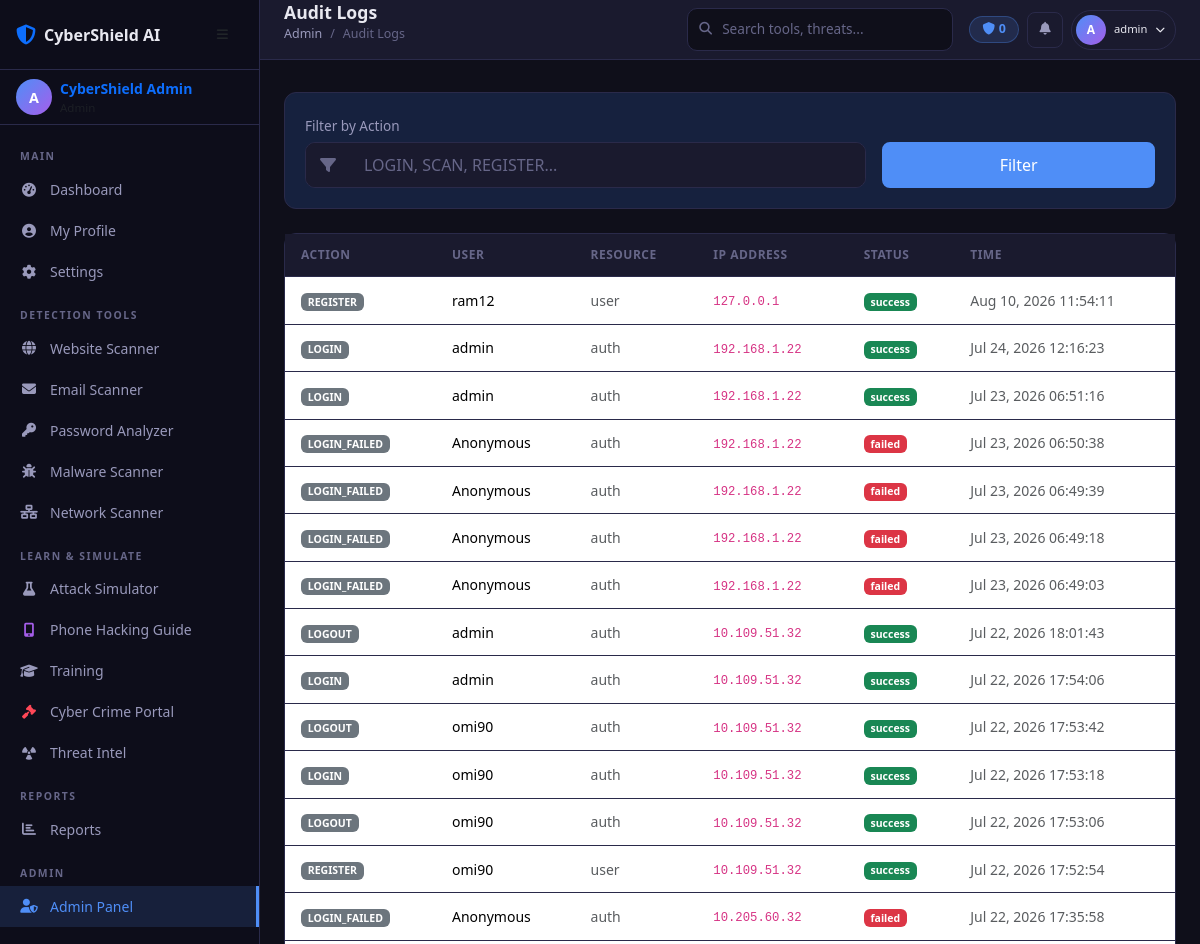
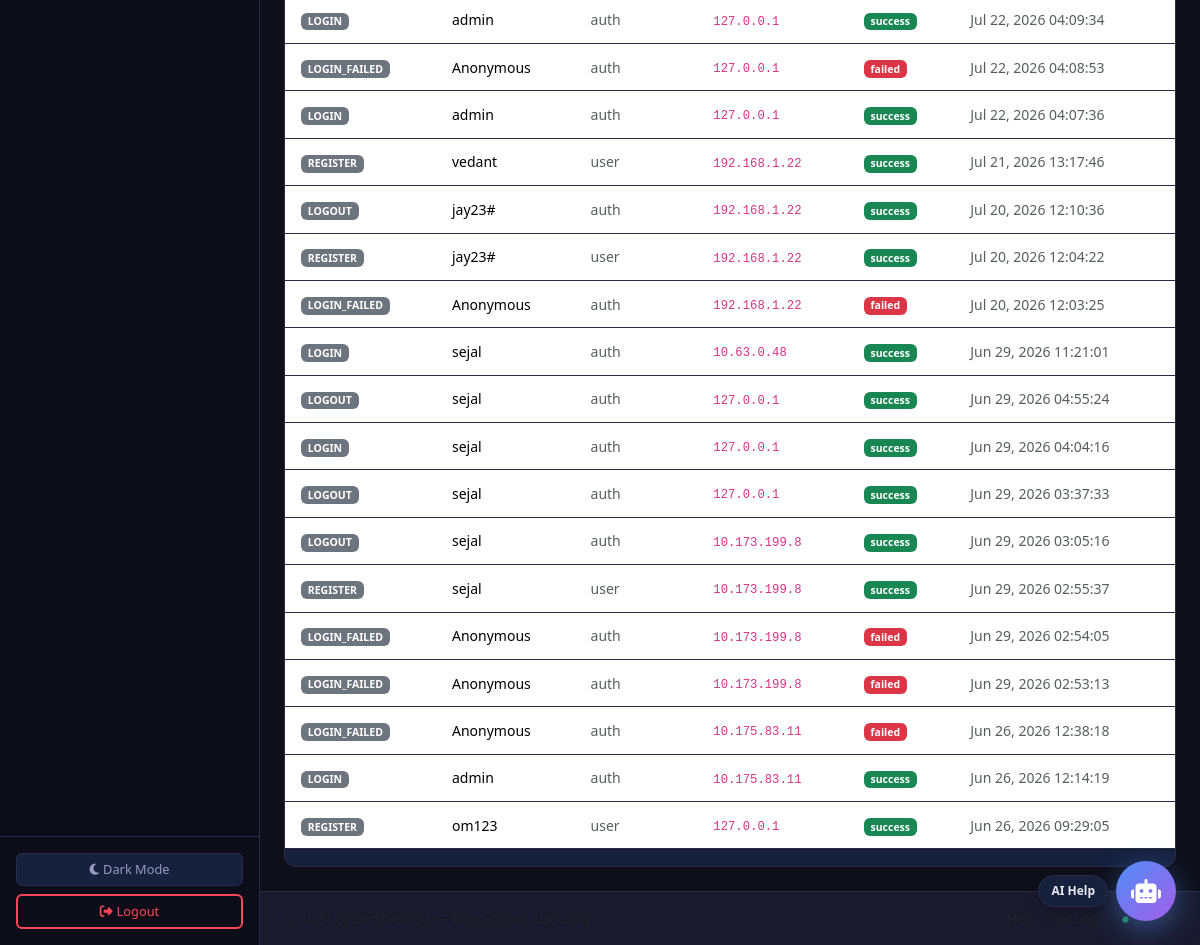
The page /admin/logs (signed in) on the database its author committed (2 pictures, top to bottom).
### models/user.py (models this page shows, shortened)
class User(UserMixin, db.Model):
    __tablename__ = 'users'
    id = db.Column(db.Integer, primary_key=True)
    username = db.Column(db.String(80), unique=True, nullable=False, index=True)
    email = db.Column(db.String(120), unique=True, nullable=False, index=True)
    full_name = db.Column(db.String(150))
    password_hash = db.Column(db.String(256), nullable=False)
    role_id = db.Column(db.Integer, db.ForeignKey('roles.id'), nullable=False)
    is_active = db.Column(db.Boolean, default=True)
    is_verified = db.Column(db.Boolean, default=False)
    otp_secret = db.Column(db.String(32))
    otp_expiry = db.Column(db.DateTime)
    avatar = db.Column(db.String(200), default='default_avatar.png')
    bio = db.Column(db.Text)
    created_at = db.Column(db.DateTime, default=datetime.utcnow)
    last_login = db.Column(db.DateTime)
    login_count = db.Column(db.Integer, default=0)
    cyber_score = db.Column(db.Integer, default=0)
    training_progress = db.Column(db.Integer, default=0)
    scan_history = db.relationship('ScanHistory', backref='user', lazy='dynamic', cascade='all, delete-orphan')
    audit_logs = db.relationship('AuditLog', backref='user', lazy='dynamic', cascade='all, delete-orphan')
    quiz_results = db.relationship('QuizResult', backref='user', lazy='dynamic', cascade='all, delete-orphan')
    certificates = db.relationship('Certificate', backref='user', lazy='dynamic', cascade='all, delete-orphan')
    def is_admin(self):
        return self.role.name == 'admin'

class AuditLog(db.Model):
    __tablename__ = 'audit_logs'
    id = db.Column(db.Integer, primary_key=True)
    user_id = db.Column(db.Integer, db.ForeignKey('users.id'), nullable=True)
    action = db.Column(db.String(100), nullable=False)
    resource = db.Column(db.String(100))
    ip_address = db.Column(db.String(45))
    user_agent = db.Column(db.String(300))
    details = db.Column(db.JSON)
    status = db.Column(db.String(20), default='success')
    created_at = db.Column(db.DateTime, default=datetime.utcnow)

### routes/admin.py (the view)
@admin_bp.route('/logs')
@login_required
@admin_required
def logs():
    page = request.args.get('page', 1, type=int)
    action_filter = request.args.get('action', '')
    query = AuditLog.query
    if action_filter:
        query = query.filter(AuditLog.action.ilike(f'%{action_filter}%'))
    logs_page = query.order_by(AuditLog.created_at.desc()).paginate(page=page, per_page=50, error_out=False)
    return render_template('admin/logs.html', logs=logs_page, action_filter=action_filter)

### database.py (called while the page is built)
def init_extensions(app):
    db.init_app(app)
    login_manager.init_app(app)
    mail.init_app(app)
    jwt.init_app(app)
    cors.init_app(app, resources={r"/api/*": {"origins": "*"}})
    login_manager.login_view = 'auth.login'
    login_manager.login_message_category = 'info'
    from models.user import User
    @login_manager.user_loader
    def load_user(user_id):
        return User.query.get(int(user_id))
    @jwt.token_in_blocklist_loader
    def check_if_token_revoked(jwt_header, jwt_payload):
        from models.user import RevokedToken
        jti = jwt_payload['jti']
        return RevokedToken.query.filter_by(jti=jti).first() is not None

### routes/admin.py (called while the page is built)
def admin_required(f):
    @wraps(f)
    def decorated(*args, **kwargs):
        if not current_user.is_authenticated or not current_user.is_admin():
            if request.is_json or request.headers.get('X-Requested-With') == 'XMLHttpRequest':
                return jsonify({'error': 'Admin access required'}), 403
            return render_template('errors/403.html'), 403
        return f(*args, **kwargs)
    return decorated

### templates/admin/logs.html (shortened to what this page needs)
{% extends 'base.html' %}
{% from 'partials/_macros.html' import breadcrumb, pagination, empty_state %}
{% block page_title %}Audit Logs{% endblock %}
{% block breadcrumb %}{{ breadcrumb([('Admin', url_for('admin.index')), ('Audit Logs', '#')]) }}{% endblock %}
{% block content %}
<div class="card mb-4">
  <div class="card-body">
    <form method="GET" class="row g-3 align-items-end">
      <div class="col-md-8">
        <label class="form-label">Filter by Action</label>
        <div class="input-group">
          <span class="input-group-text"><i class="fas fa-filter"></i></span>
          <input type="text" name="action" class="form-control" value="{{ action_filter }}" placeholder="LOGIN, SCAN, REGISTER...">
        </div>
      </div>
      <div class="col-md-4">
        <button type="submit" class="btn btn-primary w-100">Filter</button>
      </div>
    </form>
  </div>
</div>
<div class="card">
  <div class="card-body p-0">
    <div class="table-responsive">
      <table class="table mb-0">
        <thead><tr><th>Action</th><th>User</th><th>Resource</th><th>IP Address</th><th>Status</th><th>Time</th></tr></thead>
        <tbody>
          {% for log in logs.items %}
          <tr>
            <td><span class="badge bg-secondary">{{ log.action }}</span></td>
            <td class="small">{{ log.user.username if log.user else 'Anonymous' }}</td>
            <td class="small text-muted">{{ log.resource or '-' }}</td>
            <td><code class="small">{{ log.ip_address or '-' }}</code></td>
            <td><span class="badge {% if log.status == 'success' %}bg-success{% else %}bg-danger{% endif %}">{{ log.status }}</span></td>
            <td class="text-muted small">{{ log.created_at.strftime('%b %d, %Y %H:%M:%S') }}</td>
          </tr>
          {% else %}
          <tr><td colspan="6">{{ empty_state('fa-scroll', 'No logs', 'Audit logs will appear here.') }}</td></tr>
          {% endfor %}
        </tbody>
      </table>
    </div>
  </div>
  <div class="card-footer">{{ pagination(logs, 'admin.logs', {'action': action_filter}) }}</div>
</div>
{% endblock %}

### templates/base.html (shortened to what this page needs)
<!DOCTYPE html>
<html lang="en" data-theme="dark">
<head>
  <link rel="stylesheet" href="https://cdnjs.cloudflare.com/ajax/libs/bootstrap/5.3.2/css/bootstrap.min.css">
  <link rel="stylesheet" href="https://cdnjs.cloudflare.com/ajax/libs/font-awesome/6.5.0/css/all.min.css">
  <link rel="stylesheet" href="https://cdnjs.cloudflare.com/ajax/libs/animate.css/4.1.1/animate.min.css">
  <link rel="stylesheet" href="{{ url_for('static', filename='css/main.css') }}">
</head>
<body>
{% if current_user.is_authenticated %}
<aside class="sidebar" id="sidebar" aria-label="Main navigation">
  <div class="sidebar-brand">
    <a href="{{ url_for('dashboard.index') }}" class="d-flex align-items-center text-decoration-none">
      <i class="fas fa-shield-halved fa-lg me-2 text-primary"></i>
      <span class="brand-text fw-bold">CyberShield AI</span>
    </a>
    <button class="btn btn-sm sidebar-toggle ms-auto" id="sidebarToggle" aria-label="Toggle sidebar">
      <i class="fas fa-bars"></i>
    </button>
  </div>
  <div class="sidebar-user px-3 py-2">
    <a href="{{ url_for('auth.profile') }}" class="d-flex align-items-center text-decoration-none sidebar-user-link">
      <div class="user-avatar me-2">
        <span class="avatar-circle">{{ current_user.username[0] | upper }}</span>
      </div>
      <div class="user-info">
        <div class="fw-semibold small text-truncate">{{ current_user.full_name or current_user.username }}</div>
        <div class="text-muted" style="font-size:0.72rem">{{ current_user.role.name | title }}</div>
      </div>
    </a>
  </div>
  <nav class="sidebar-nav mt-2">
    <div class="nav-section-label">MAIN</div>
    <a href="{{ url_for('dashboard.index') }}" class="nav-item {% if request.endpoint and 'dashboard' in request.endpoint %}active{% endif %}" data-bs-toggle="tooltip" data-bs-placement="right" title="Dashboard">
      <i class="fas fa-gauge-high nav-icon"></i><span>Dashboard</span>
    </a>
    <a href="{{ url_for('auth.profile') }}" class="nav-item {% if request.endpoint == 'auth.profile' %}active{% endif %}" data-bs-toggle="tooltip" data-bs-placement="right" title="My Profile">
      <i class="fas fa-user-circle nav-icon"></i><span>My Profile</span>
    </a>
    <a href="{{ url_for('auth.settings') }}" class="nav-item {% if request.endpoint == 'auth.settings' %}active{% endif %}" data-bs-toggle="tooltip" data-bs-placement="right" title="Settings">
      <i class="fas fa-gear nav-icon"></i><span>Settings</span>
    </a>
    <div class="nav-section-label mt-2">DETECTION TOOLS</div>
    <a href="{{ url_for('website.index') }}" class="nav-item {% if request.endpoint and 'website' in request.endpoint %}active{% endif %}">
      <i class="fas fa-globe nav-icon"></i><span>Website Scanner</span>
    </a>
    <a href="{{ url_for('email.index') }}" class="nav-item {% if request.endpoint and 'email' in request.endpoint %}active{% endif %}">
      <i class="fas fa-envelope nav-icon"></i><span>Email Scanner</span>
    </a>
    <a href="{{ url_for('password.index') }}" class="nav-item {% if request.endpoint and 'password' in request.endpoint %}active{% endif %}">
      <i class="fas fa-key nav-icon"></i><span>Password Analyzer</span>
    </a>
    <a href="{{ url_for('malware.index') }}" class="nav-item {% if request.endpoint and 'malware' in request.endpoint %}active{% endif %}">
      <i class="fas fa-bug nav-icon"></i><span>Malware Scanner</span>
    </a>
    <a href="{{ url_for('network.index') }}" class="nav-item {% if request.endpoint and 'network' in request.endpoint %}active{% endif %}">
      <i class="fas fa-network-wired nav-icon"></i><span>Network Scanner</span>
    </a>
    <div class="nav-section-label mt-2">LEARN & SIMULATE</div>
    <a href="{{ url_for('simulation.index') }}" class="nav-item {% if request.endpoint and 'simulation' in request.endpoint and request.endpoint != 'simulation.phone_hacking' %}active{% endif %}">
      <i class="fas fa-flask nav-icon"></i><span>Attack Simulator</span>
    </a>
    <a href="{{ url_for('simulation.phone_hacking') }}" class="nav-item {% if request.endpoint == 'simulation.phone_hacking' %}active{% endif %}">
      <i class="fas fa-mobile-screen-button nav-icon" style="color:var(--accent-purple)"></i><span>Phone Hacking Guide</span>
    </a>
    <a href="{{ url_for('training.index') }}" class="nav-item {% if request.endpoint and 'training' in request.endpoint and request.endpoint != 'training.cybercrime' %}active{% endif %}">
      <i class="fas fa-graduation-cap nav-icon"></i><span>Training</span>
    </a>
    <a href="{{ url_for('training.cybercrime') }}" class="nav-item {% if request.endpoint == 'training.cybercrime' %}active{% endif %}">
      <i class="fas fa-gavel nav-icon" style="color:var(--accent-danger)"></i><span>Cyber Crime Portal</span>
    </a>
    <a href="{{ url_for('threat.index') }}" class="nav-item {% if request.endpoint and 'threat' in request.endpoint %}active{% endif %}">
      <i class="fas fa-radiation nav-icon"></i><span>Threat Intel</span>
    </a>
    <div class="nav-section-label mt-2">REPORTS</div>
    <a href="{{ url_for('reports.index') }}" class="nav-item {% if request.endpoint and 'reports' in request.endpoint %}active{% endif %}">
      <i class="fas fa-chart-bar nav-icon"></i><span>Reports</span>
    </a>
    {% if current_user.is_admin() %}
    <div class="nav-section-label mt-2">ADMIN</div>
    <a href="{{ url_for('admin.index') }}" class="nav-item {% if request.endpoint and 'admin' in request.endpoint %}active{% endif %}">
      <i class="fas fa-user-shield nav-icon"></i><span>Admin Panel</span>
    </a>
    {% endif %}
  </nav>
  <div class="sidebar-footer">
    <button class="btn btn-sm w-100 mb-2 theme-toggle" id="themeToggle" title="Toggle dark/light mode">
      <i class="fas fa-moon me-1"></i><span>Dark Mode</span>
    </button>
    <a href="{{ url_for('auth.logout') }}" class="btn btn-sm btn-outline-danger w-100">
      <i class="fas fa-sign-out-alt me-1"></i>Logout
    </a>
  </div>
</aside>
<div class="main-content" id="mainContent">
{% else %}
<div class="full-page">
{% endif %}
  {% if current_user.is_authenticated %}
  <header class="top-navbar">
    <div class="d-flex align-items-center gap-2 flex-grow-1">
      <div class="navbar-title-group">
        <span class="page-title">{% block page_title %}{% endblock %}</span>
        {% block breadcrumb %}{% endblock %}
      </div>
    </div>
    <div class="navbar-search d-none d-md-flex">
      <input type="search" id="globalSearch" class="form-control form-control-sm" placeholder="Search tools, threats..." autocomplete="off">
    </div>
    <div class="navbar-actions d-flex align-items-center gap-2">
      <span class="badge cyber-score-badge d-none d-sm-inline-flex" data-bs-toggle="tooltip" title="Your cyber security score">
        <i class="fas fa-shield me-1"></i>{{ current_user.cyber_score }}
      </span>
      <div class="dropdown">
        <button class="btn btn-sm btn-icon position-relative" id="notifBtn" data-bs-toggle="dropdown" aria-expanded="false" aria-label="Notifications">
          <i class="fas fa-bell"></i>
        </button>
      </div>
      <div class="dropdown">
        <button class="btn btn-sm profile-btn" data-bs-toggle="dropdown" aria-expanded="false">
          <span class="avatar-circle sm">{{ current_user.username[0] | upper }}</span>
          <span class="d-none d-md-inline small ms-1">{{ current_user.username }}</span>
          <i class="fas fa-chevron-down ms-1" style="font-size:0.6rem"></i>
        </button>
      </div>
    </div>
  </header>
  {% endif %}
  <div class="flash-container px-4 pt-2" id="flashContainer">
  </div>
  <main class="page-content">
    {% block content %}{% endblock %}
  </main>
  {% if current_user.is_authenticated %}
  <footer class="app-footer">
    <div class="d-flex justify-content-between align-items-center flex-wrap gap-2">
      <span class="small text-muted">© 2024 CyberShield AI — Educational Use Only</span>
      <div class="d-flex gap-3 small">
        <a href="#" class="text-muted text-decoration-none" onclick="CyberShield.openAIChat(); return false;">Help</a>
        <a href="{{ url_for('auth.settings') }}" class="text-muted text-decoration-none">Settings</a>
        <span class="text-muted"><i class="fas fa-circle text-success me-1" style="font-size:0.4rem;vertical-align:middle"></i>Online</span>
      </div>
    </div>
  </footer>
  {% endif %}
</div>
{% if current_user.is_authenticated %}
<div class="ai-chat-widget" id="aiChatWidget">
  <button type="button" class="ai-chat-fab" id="aiChatFab" aria-label="Open AI Assistant" title="AI Assistant">
    <i class="fas fa-robot"></i>
    <span class="ai-chat-fab-label">AI Help</span>
  </button>
</div>
{% endif %}
</body>
</html>

### rows shown on the page
User: username "A", full_name "CyberShield Admin", cyber_score "0", username "admin"
AuditLog: action "REGISTER", user "ram12", resource "user", ip_address "127.0.0.1", status "success", created_at "Aug 10, 2026 11:54:11"
AuditLog: action "LOGIN", user "admin", resource "auth", ip_address "192.168.1.22", status "success", created_at "Jul 24, 2026 12:16:23"
AuditLog: action "LOGIN", user "admin", resource "auth", ip_address "192.168.1.22", status "success", created_at "Jul 23, 2026 06:51:16"
AuditLog: action "LOGIN_FAILED", user "Anonymous", resource "auth", ip_address "192.168.1.22", status "failed", created_at "Jul 23, 2026 06:50:38"
AuditLog: action "LOGIN_FAILED", user "Anonymous", resource "auth", ip_address "192.168.1.22", status "failed", created_at "Jul 23, 2026 06:49:39"
AuditLog: action "LOGIN_FAILED", user "Anonymous", resource "auth", ip_address "192.168.1.22", status "failed", created_at "Jul 23, 2026 06:49:18"
AuditLog: action "LOGIN_FAILED", user "Anonymous", resource "auth", ip_address "192.168.1.22", status "failed", created_at "Jul 23, 2026 06:49:03"
AuditLog: action "LOGOUT", user "admin", resource "auth", ip_address "10.109.51.32", status "success", created_at "Jul 22, 2026 18:01:43"
AuditLog: action "LOGIN", user "admin", resource "auth", ip_address "10.109.51.32", status "success", created_at "Jul 22, 2026 17:54:06"
AuditLog: action "LOGOUT", user "omi90", resource "auth", ip_address "10.109.51.32", status "success", created_at "Jul 22, 2026 17:53:42"
AuditLog: action "LOGIN", user "omi90", resource "auth", ip_address "10.109.51.32", status "success", created_at "Jul 22, 2026 17:53:18"
AuditLog: action "LOGOUT", user "omi90", resource "auth", ip_address "10.109.51.32", status "success", created_at "Jul 22, 2026 17:53:06"
AuditLog: action "REGISTER", user "omi90", resource "user", ip_address "10.109.51.32", status "success", created_at "Jul 22, 2026 17:52:54"
AuditLog: action "LOGIN_FAILED", user "Anonymous", resource "auth", ip_address "10.205.60.32", status "failed", created_at "Jul 22, 2026 17:35:58"
AuditLog: action "LOGIN", user "admin", resource "auth", ip_address "127.0.0.1", status "success", created_at "Jul 22, 2026 04:09:34"
AuditLog: action "LOGIN_FAILED", user "Anonymous", resource "auth", ip_address "127.0.0.1", status "failed", created_at "Jul 22, 2026 04:08:53"
AuditLog: action "LOGIN", user "admin", resource "auth", ip_address "127.0.0.1", status "success", created_at "Jul 22, 2026 04:07:36"
AuditLog: action "REGISTER", user "vedant", resource "user", ip_address "192.168.1.22", status "success", created_at "Jul 21, 2026 13:17:46"
AuditLog: action "LOGOUT", user "jay23#", resource "auth", ip_address "192.168.1.22", status "success", created_at "Jul 20, 2026 12:10:36"
AuditLog: action "REGISTER", user "jay23#", resource "user", ip_address "192.168.1.22", status "success", created_at "Jul 20, 2026 12:04:22"
AuditLog: action "LOGIN_FAILED", user "Anonymous", resource "auth", ip_address "192.168.1.22", status "failed", created_at "Jul 20, 2026 12:03:25"
AuditLog: action "LOGIN", user "sejal", resource "auth", ip_address "10.63.0.48", status "success", created_at "Jun 29, 2026 11:21:01"
AuditLog: action "LOGOUT", user "sejal", resource "auth", ip_address "127.0.0.1", status "success", created_at "Jun 29, 2026 04:55:24"
AuditLog: action "LOGIN", user "sejal", resource "auth", ip_address "127.0.0.1", status "success", created_at "Jun 29, 2026 04:04:16"
AuditLog: action "LOGOUT", user "sejal", resource "auth", ip_address "127.0.0.1", status "success", created_at "Jun 29, 2026 03:37:33"
AuditLog: action "LOGOUT", user "sejal", resource "auth", ip_address "10.173.199.8", status "success", created_at "Jun 29, 2026 03:05:16"
AuditLog: action "REGISTER", user "sejal", resource "user", ip_address "10.173.199.8", status "success", created_at "Jun 29, 2026 02:55:37"
AuditLog: action "LOGIN_FAILED", user "Anonymous", resource "auth", ip_address "10.173.199.8", status "failed", created_at "Jun 29, 2026 02:54:05"
AuditLog: action "LOGIN_FAILED", user "Anonymous", resource "auth", ip_address "10.173.199.8", status "failed", created_at "Jun 29, 2026 02:53:13"
AuditLog: action "LOGIN_FAILED", user "Anonymous", resource "auth", ip_address "10.175.83.11", status "failed", created_at "Jun 26, 2026 12:38:18"
AuditLog: action "LOGIN", user "admin", resource "auth", ip_address "10.175.83.11", status "success", created_at "Jun 26, 2026 12:14:19"
AuditLog: action "REGISTER", user "om123", resource "user", ip_address "127.0.0.1", status "success", created_at "Jun 26, 2026 09:29:05"

### other values the page prints
{{ label }} "Admin"
{{ label }} "Audit Logs"
